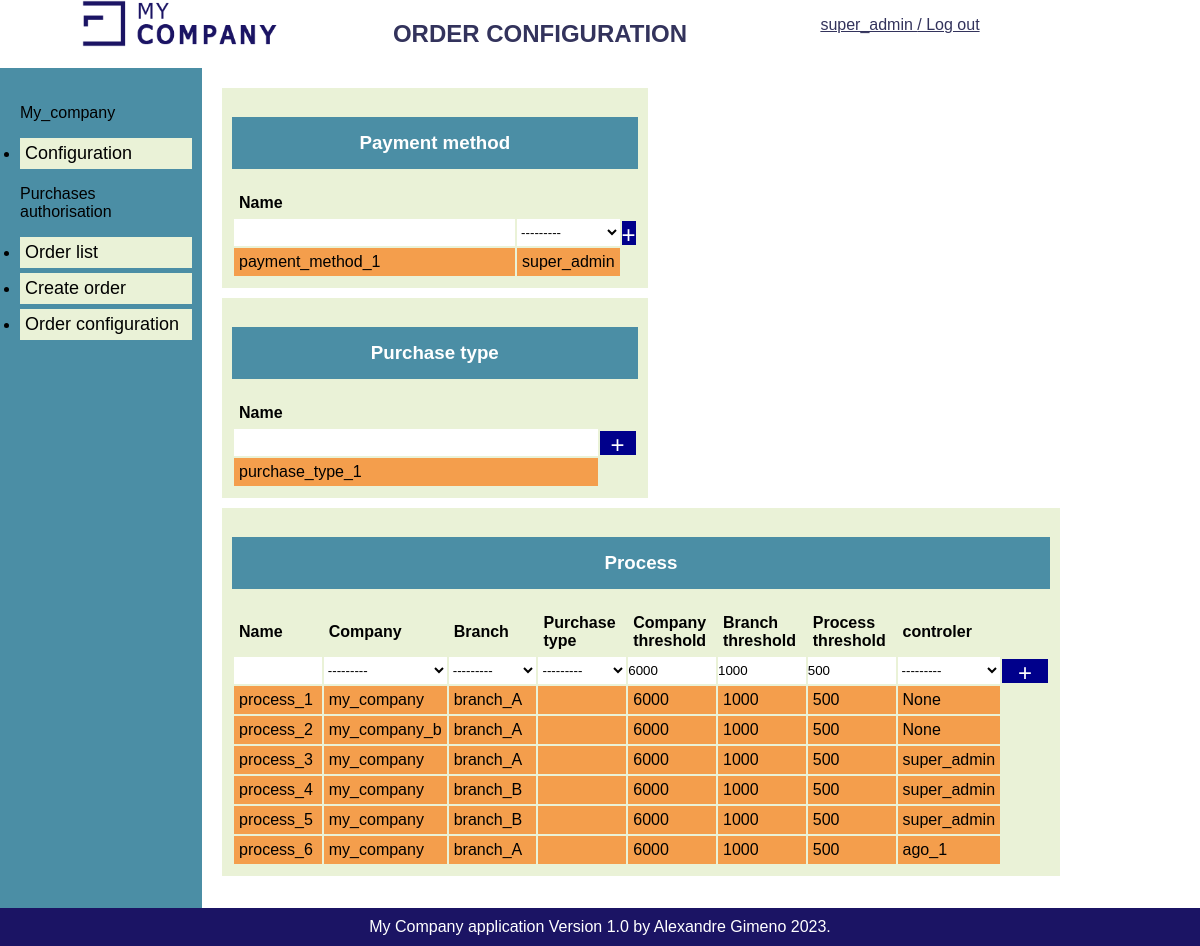
The page /order/config/ (signed in) on the database as committed earlier.
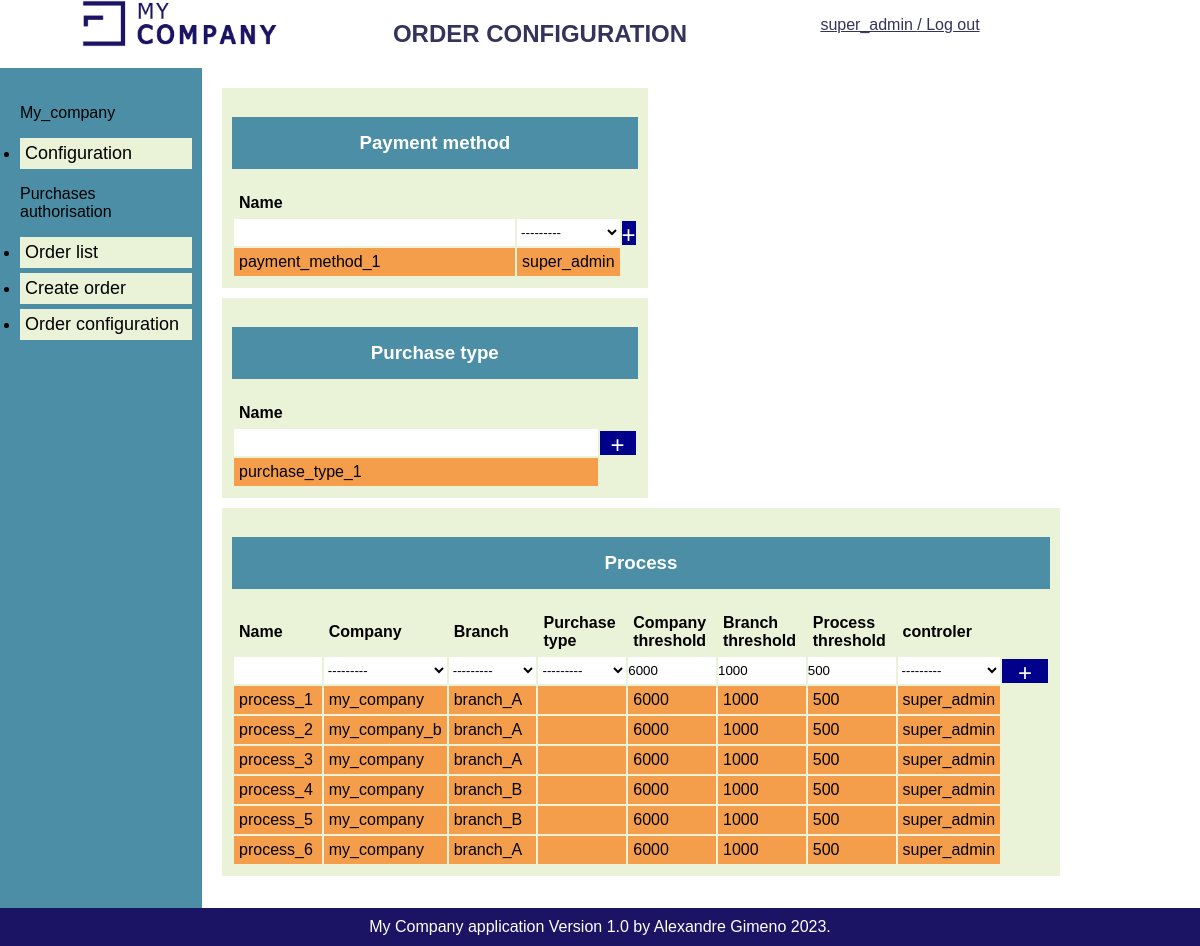
The same page on the database as committed later.
### purchases_auth/models.py (models this page shows, shortened)
class Process(models.Model):
    name = models.fields.CharField(max_length=30, unique=True)
    company = models.ForeignKey(Company, null=True, on_delete=models.CASCADE)
    branch = models.ForeignKey(Branch, null=True, on_delete=models.CASCADE)
    purchase_type = models.ForeignKey(Purchase_type, null=True, on_delete=models.CASCADE)
    company_threshold = models.fields.IntegerField(default=6000)
    branch_threshold = models.fields.IntegerField(default=1000)
    process_threshold = models.fields.IntegerField(default=500)
    controler = models.ForeignKey(User, null=True, on_delete=models.CASCADE, related_name='process_controler')

### authentication/models.py (models this page shows)
class User(AbstractUser):
    def __str__(self):
        return f'{self.username}'
    company = models.ForeignKey('Company', null=True, on_delete=models.CASCADE, related_name='branch_user')
    branch = models.ForeignKey('Branch', null=True, on_delete=models.CASCADE, related_name='branch_user')

class Company(models.Model):
    def __str__(self):
        return f'{self.name}'
    name = models.fields.CharField(max_length=30, unique=True)
    controler = models.ForeignKey(User, on_delete=models.CASCADE, related_name='company_controler')
    super_controler = models.ForeignKey(User, on_delete=models.CASCADE, related_name='company_super_controler')

class Branch(models.Model):
    def __str__(self):
        return f'{self.name}'
    name = models.fields.CharField(max_length=30, unique=True)
    company = models.ForeignKey(Company, on_delete=models.CASCADE)
    controler = models.ForeignKey(User, on_delete=models.CASCADE, related_name='branch_controler')

### purchases_auth/views.py (the view, shortened to what this page needs)
# urls.py: path('order/config/', views.order_config, name='order-config'),
@login_required
def order_config(request):
    payment_methods=Payment_method.objects.filter()
    purchase_types=Purchase_type.objects.filter()
    process=Process.objects.filter()
    payment_method_form = PaymentMethodForm()
    purchase_type_form = PurchaseTypeForm()
    process_form = ProcessForm()
    context={
    'payment_methods': payment_methods,
    'payment_method_form': payment_method_form,
    'purchase_types': purchase_types,
    'purchase_type_form': purchase_type_form,
    'process': process,
    'process_form': process_form,}
    return render(request,
    'purchases_auth/order_config.html',
    context=context)

### purchases_auth/forms.py
class PaymentMethodForm(forms.ModelForm):
    add_payment_method = forms.BooleanField(widget=forms.HiddenInput, initial=True)
    class Meta:
        model = Payment_method
        fields = [
            'name',
            'controler',
        ]

class PurchaseTypeForm(forms.ModelForm):
    add_purchase_type = forms.BooleanField(widget=forms.HiddenInput, initial=True)
    class Meta:
        model = Purchase_type
        fields = [
            'name',
        ]

### purchases_auth/models.py (called while the page is built)
    def __str__(self):
        return f'{self.name}'

### purchases_auth/templates/purchases_auth/order_config.html (shortened to what the changed rows need)
{% extends 'base.html' %}
{% block title %}ORDER CONFIGURATION{% endblock %}
{% block content %}
<div class="config">
    <div>
        <div class="box-half">
            <table>
                <thead>
                    <tr>
                        <th>Name</th>
                        <th></th>
                    </tr>
                </thead>
            </table>
        </div>
        <div class="box-half">
            <table>
                <thead>
                    <tr>
                        <th>Name</th>
                        <th></th>
                    </tr>
                </thead>
            </table>
        </div>
        <div class="box">
            <table class="threshold">
                <thead>
                    <tr>
                        <th>Name</th>
                        <th>Company</th>
                        <th>Branch</th>
                        <th>Purchase type</th>
                        <th>Company threshold</th>
                        <th>Branch threshold</th>
                        <th>Process threshold</th>
                        <th>controler</th>
                        <th value="btn-col"></th>
                    </tr>
                </thead>
                <tbody>
                    {% for process in process %}
                    <tr>
                        <td>{{ process.name }}</td>
                        <td>{{ process.company }}</td>
                        <td>{{ process.branch }}</td>
                        <td>{{ process.Purchase_type }}</td>
                        <td>{{ process.company_threshold }}</td>
                        <td>{{ process.branch_threshold }}</td>
                        <td>{{ process.process_threshold }}</td>
                        <td>{{ process.controler }}</td>
                        <td value="btn-col"></td>
                    </tr>
                    {% endfor %}
                </tbody>
            </table>
        </div>
    </div>
</div>
{% endblock %}

Rows that differ between the two databases and show on the page:
changed Process "process_1": controler "None" → "super_admin"
changed Process "process_2": controler "None" → "super_admin"
changed Process "process_6": controler "ago_1" → "super_admin"
